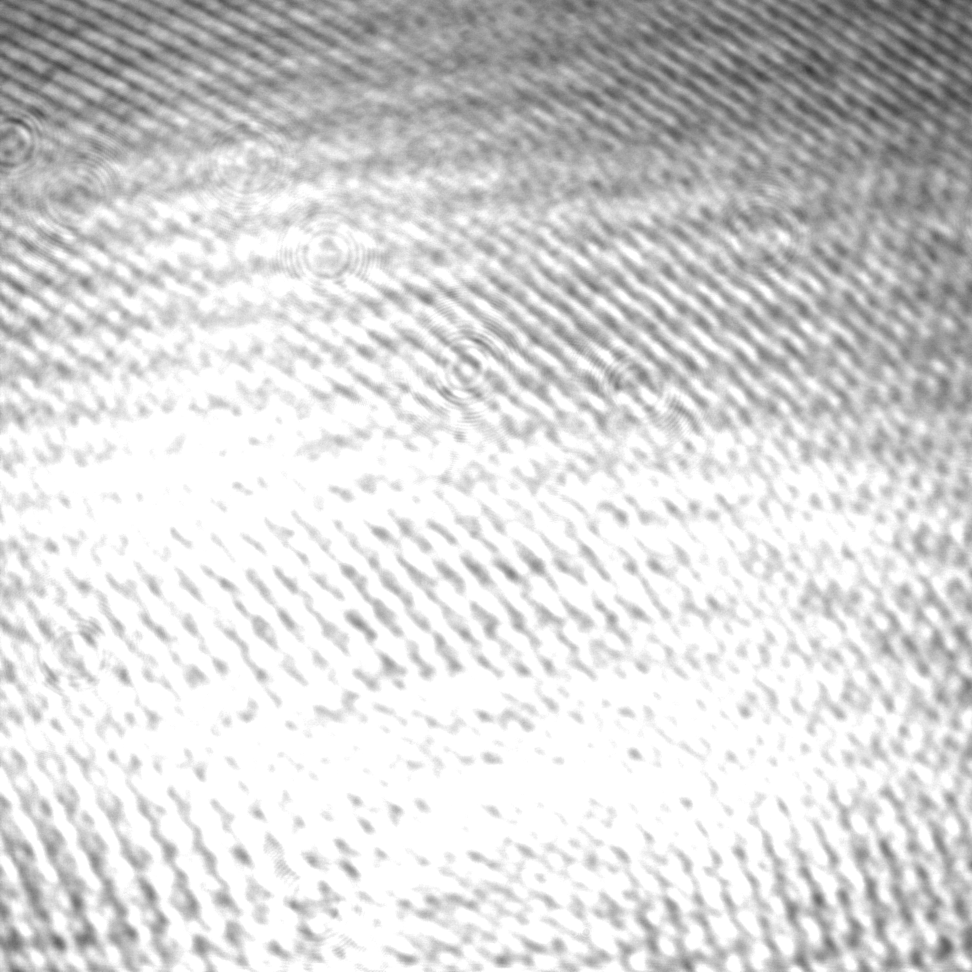
%> input picture 3DHolography1/ref_sq14.bmp, 1944 x 1944 px (shown at 1/2 size)
$ octave tomography.m   (GNU Octave 9; MATLAB toolbox functions it lacks are replaced by stand-ins)
%> lines starting %> are read from the running program, lines starting %| are printed output that depends on the picture
%This code reconstructs the 13 angle spring tomography
format compact
close all

%Reconstruction Parameters
scale = .05;  %scale for resizing the holograms (conserves memory)
d = [0.09];
w = 635e-9;
dx = 2.2e-6;
padsize = 1950;  %size of zero padding (increases resolution)


%for i = linspace(1,length(d),4)

ref = rot90(imread('ref_sq14.bmp','bmp'),2);
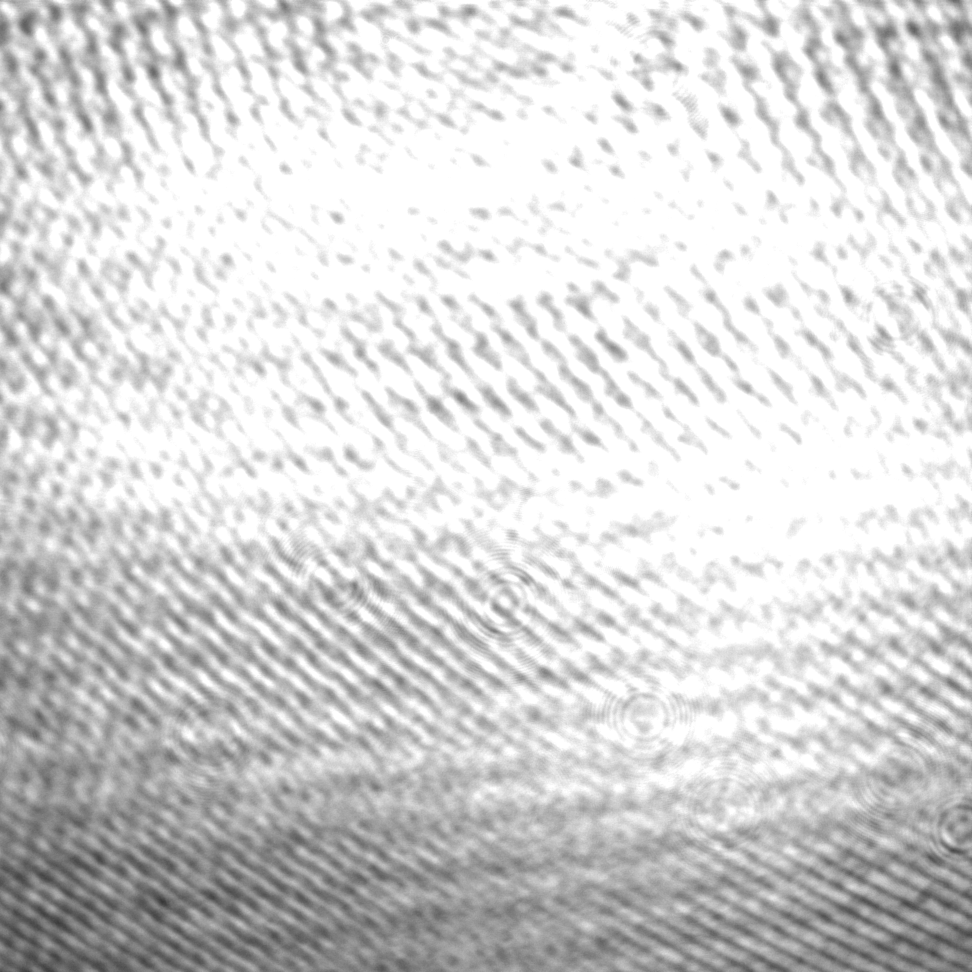
%> ref: size 1944x1944 uint8 (shown at 1/2 size); min 51, max 255, mean 213.5; mean of the top-left, top-right, bottom-left and bottom-right quarters 233.7, 239.6, 174.8, 205.8

obj = rot90(imread('pic0.bmp','bmp'),2);
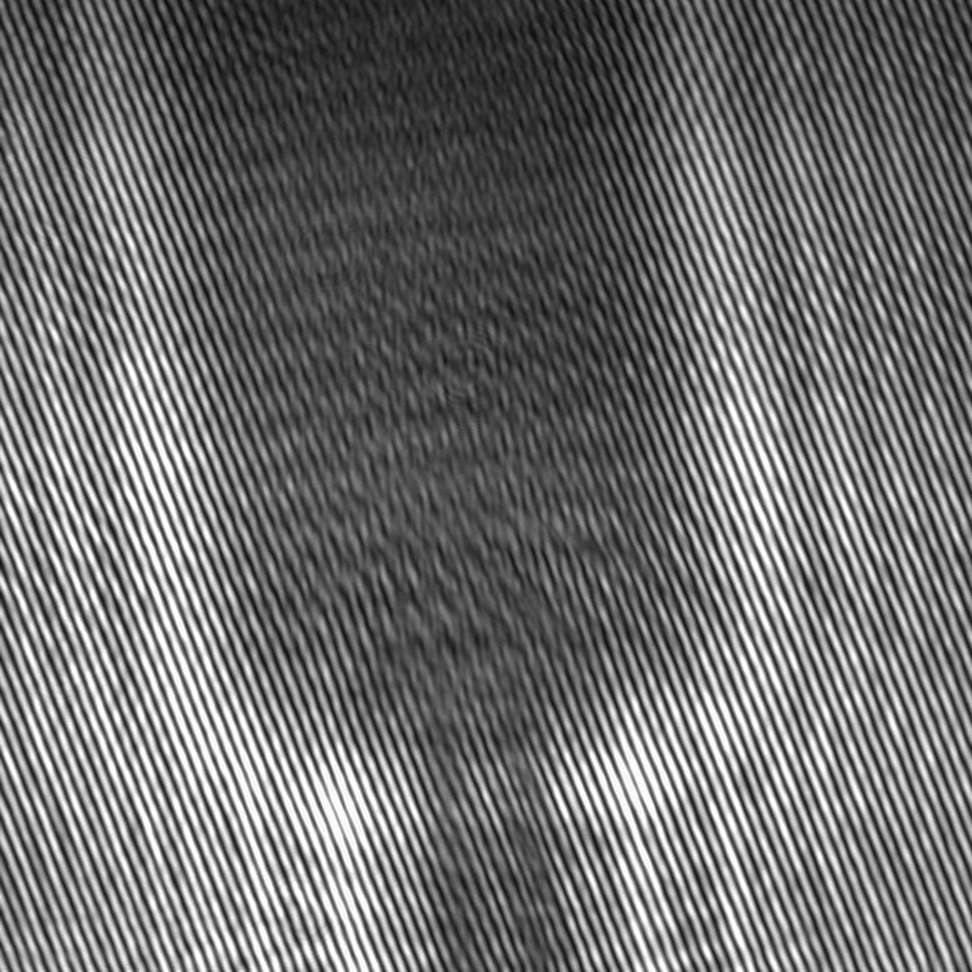
%> input picture 3DHolography1/pic0.bmp, 1944 x 1944 px (shown at 1/2 size)
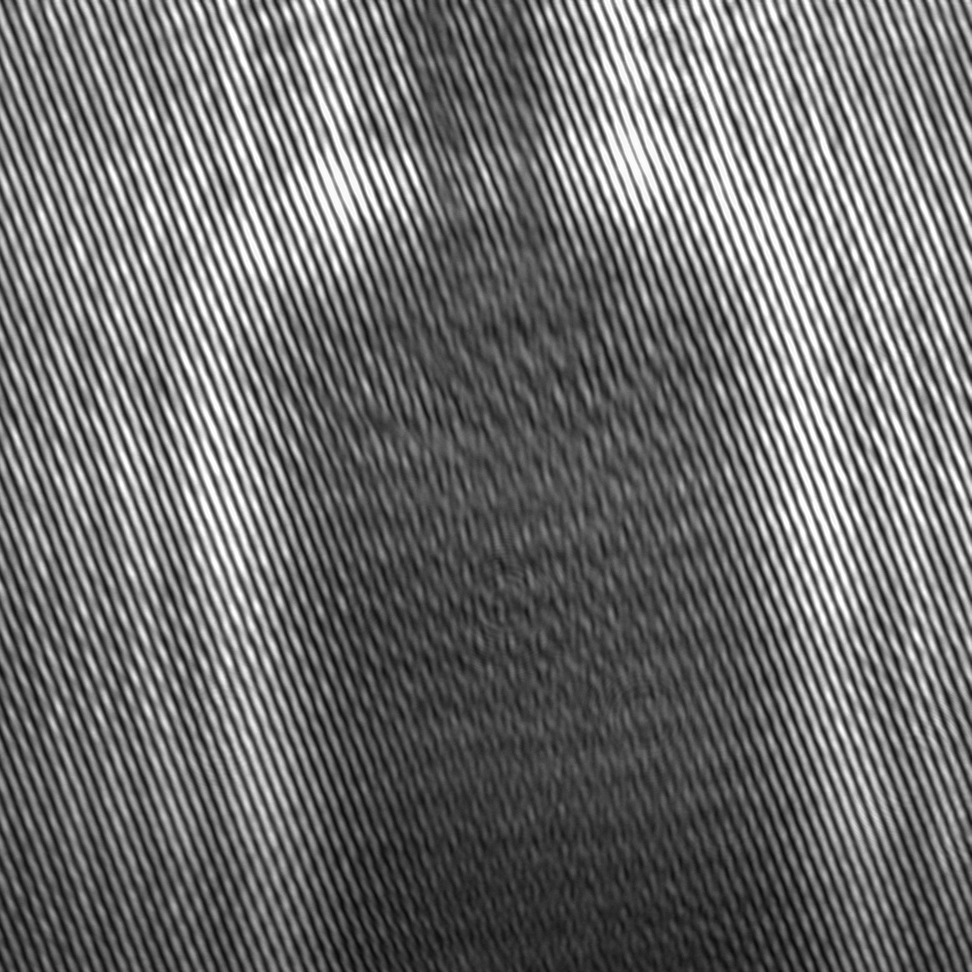
%> obj: size 1944x1944 uint8 (shown at 1/2 size); min 4, max 255, mean 109.8; mean of the top-left, top-right, bottom-left and bottom-right quarters 126.2, 133.3, 91.5, 88
%> (the run ends here)
